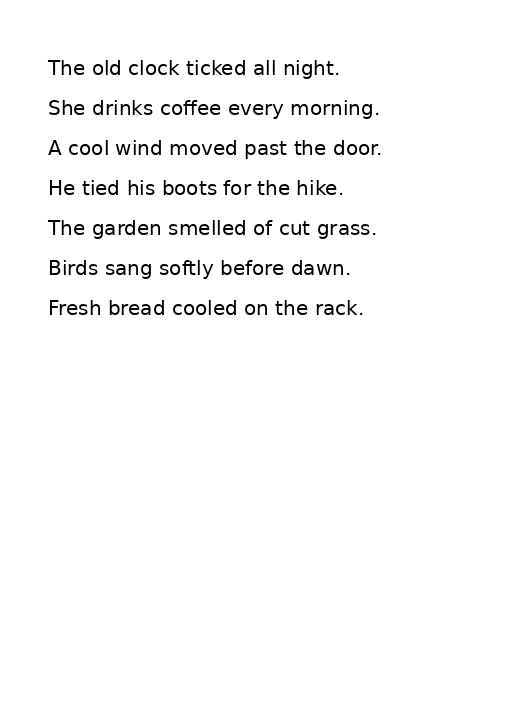
#> input picture corpus/pages/page_01.pgm, 512 x 720 px
$ python gen_skew_fixtures.py
#> lines starting #> are read from the running program, lines starting #| are printed output that depends on the picture
#!/usr/bin/env python3
"""Deterministic generator for `corpus/quality/skew_*.pgm` — the ROTATED
fixtures the D4 (`pixFindSkewSweepAndSearchScorePivot`) / D6
(`pixDeskewGeneral`) / D7 (`pixDeskewBoth`) byte-parity harness needs.

## Why D4/D6/D7 need MULTIPLE fixtures, not just parameter variation

D5 (`pixRotateAMGray`) is a rotation that takes an explicit angle argument, so
its own harness (`run_skew_parity.sh`) densely sweeps that argument on ONE
source page and catches the f32/f64 precision trap that way.

D4 is a DETECTOR: it takes no angle argument at all, it measures whatever
skew is already present in the page. `page_01.pgm` itself has only a tiny
inherent skew (`.claude/plans/deskew-wave-v1.md`'s own falsifier table:
angle=-0.141 degrees, conf=3.36) — barely enough to exercise the search's
interval-halving bisection, which converges almost immediately near zero.
Real coverage of the search/bisection path needs pages with SUBSTANTIALLY
different actual skew magnitudes, which only exists if the pages themselves
are rotated by different known amounts.

## The angles

Exactly the ones the plan document already used for its own manual falsifier
table (`deskew-wave-v1.md` lines 30-41) — this generator turns that one-off
manual demonstration into a committed, reproducible fixture set, closing the
exact gap the falsifiability rule (`CLAUDE.md`) exists to catch: a doc-comment
claim ("verified") that was never backed by a repeatable artifact.

    0.0, +1.5, -2.5, +5.0    (degrees)

## Why PIL, and why generation fidelity is NOT part of the parity chain

The byte-parity SUBJECT here is the DETECTOR (D4) and the deskew COMPOSITIONS
(D6/D7) — not the injection method. Once a rotated `.pgm` is written to disk
and committed, both the C++ oracle and the Rust transcode read the IDENTICAL
bytes; PIL's own resampling kernel never enters the comparison. Using PIL
(already the plan's own documented method, and already a dependency of this
repo's other `corpus/gen/*.py` scripts' toolchain) is therefore no different,
parity-wise, from using a scanner or a camera — it just needs to be
deterministic so the fixture is reproducible byte-for-byte across runs.

`expand=False` (fixed canvas, matching `page_01.pgm`'s own 512x720) with
`fillcolor=255` (white) mirrors `L_BRING_IN_WHITE`, this crate's own grey
convention (white background), and the crop-not-expand behaviour
`rotate_am_gray` itself reproduces from leptonica -- so the fixture's own
off-canvas fill matches what the detector's internal binarization + the
compositions' own rotation will assume elsewhere in the pipeline.

Determinism: `Image.rotate` with fixed inputs and no RNG is deterministic
across runs on the same Pillow version; each write reports byte count +
sha256 (same convention as every other `corpus/gen/*.py` script).

Usage:
    python3 gen_skew_fixtures.py [outdir]
"""

from __future__ import annotations

import hashlib
import sys
from pathlib import Path

from PIL import Image

SOURCE_PAGE = "page_01.pgm"

# Degrees. Matches deskew-wave-v1.md's own falsifier table exactly (0.0 is
# skipped as a separate fixture -- page_01.pgm itself already IS the angle=0
# case and is already committed; regenerating it here would be a byte-for-
# byte-different but semantically redundant copy).
ANGLES = (1.5, -2.5, 5.0)


def write_confirmed(path: Path, data: bytes) -> None:
    path.write_bytes(data)
    print(f"wrote {path}  bytes={len(data)}  sha256={hashlib.sha256(data).hexdigest()}")


def tag_for(angle: float) -> str:
    # e.g. 1.5 -> "p015", -2.5 -> "m025", 5.0 -> "p050" -- sign + 3-digit
    # tenths-of-a-degree, sortable and collision-free for this angle set.
    sign = "p" if angle >= 0 else "m"
    return f"{sign}{round(abs(angle) * 10):03d}"


def main() -> None:
    outdir = (
        Path(sys.argv[1])
        if len(sys.argv) > 1
        else Path(__file__).resolve().parent.parent / "quality"
    )
    outdir.mkdir(parents=True, exist_ok=True)

    source_path = Path(__file__).resolve().parent.parent / "pages" / SOURCE_PAGE
    src = Image.open(source_path)
#> src is the input picture: PIL image 512x720 L; min 0, max 255, mean 248.7
    assert src.mode == "L", f"expected 8bpp grey, got {src.mode}"
    w, h = src.size
#> w = 512; h = 720

    for angle in ANGLES:
        # PIL's rotate is counter-clockwise for positive angles; sign
        # convention is not asserted here (that is the DETECTOR's job to
        # measure and the harness's job to check against expectation) -- this
        # generator only needs to produce SOME real, known, non-trivial
        # rotation, deterministically.
        rotated = src.rotate(angle, resample=Image.BILINEAR, expand=False, fillcolor=255)
        assert rotated.size == (w, h), "expand=False must preserve the canvas size"
        pgm = b"P5\n%d %d\n255\n" % (w, h) + rotated.tobytes()
        tag = tag_for(angle)
        write_confirmed(outdir / f"skew_{tag}.pgm", pgm)
#> this loop made 3 passes
#> pass 1, in main, `rotated = src.rotate(angle, resample=Image.BILINEAR, expand=False, fil..`:
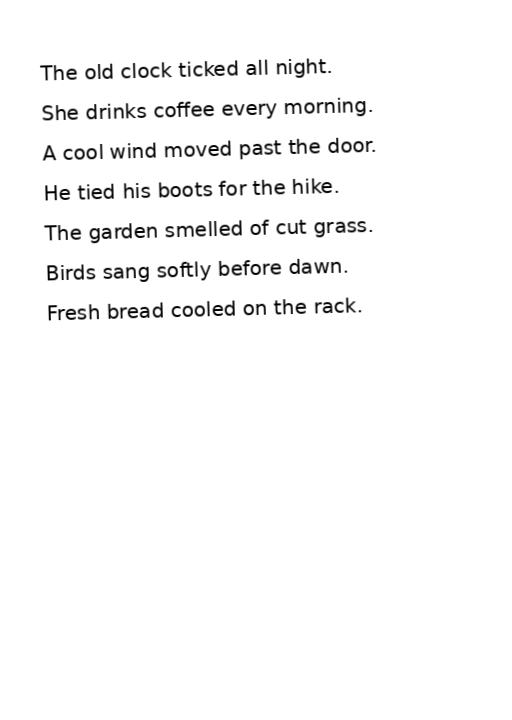
#> rotated: PIL image 512x720 L; min 0, max 255, mean 248.7
#> pass 2, in main, `rotated = src.rotate(angle, resample=Image.BILINEAR, expand=False, fil..`:
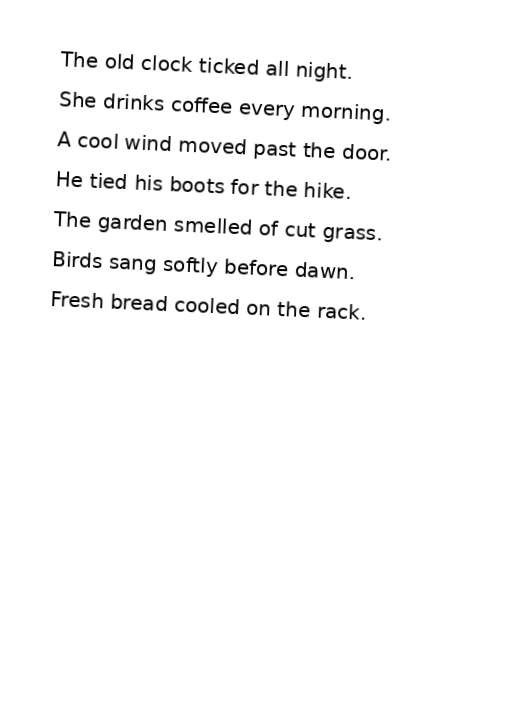
#> rotated: PIL image 512x720 L; min 0, max 255, mean 248.7
#> pass 3, in main, `rotated = src.rotate(angle, resample=Image.BILINEAR, expand=False, fil..`:
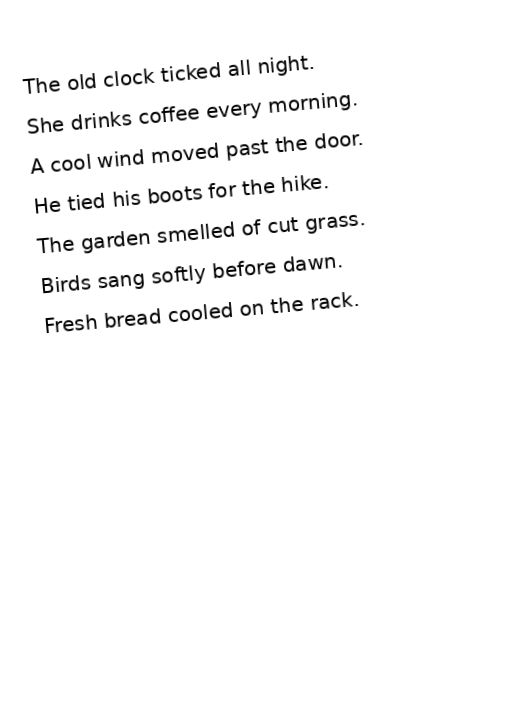
#> rotated: PIL image 512x720 L; min 0, max 255, mean 248.7

    print(f"OK: source={source_path} ({w}x{h}), outdir={outdir}")
#| OK: source=corpus/pages/page_01.pgm (512x720), outdir=corpus/quality


if __name__ == "__main__":
    main()

$ run again, with corpus/pages/page_02.pgm copied over corpus/pages/page_01.pgm
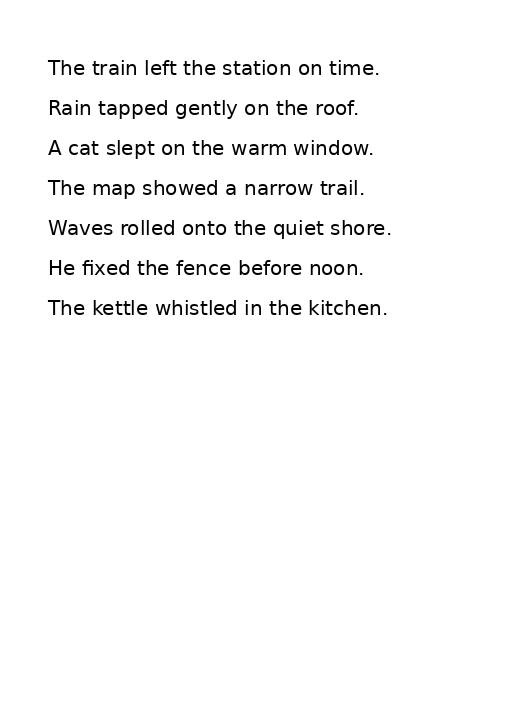
#> input picture corpus/pages/page_02.pgm, 512 x 720 px
#> in main, src is the input picture: PIL image 512x720 L; min 0, max 255, mean 248.5
#> the loop in main, `for angle in ANGLES: # PIL's rotate is counter-clockwise for positive ..` made 3 passes
#> pass 1, in main, `rotated = src.rotate(angle, resample=Image.BILINEAR, expand=False, fil..`:
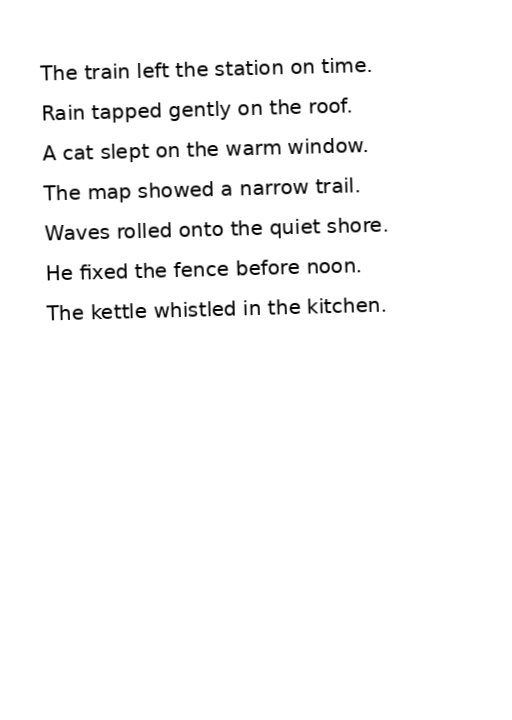
#> rotated: PIL image 512x720 L; min 0, max 255, mean 248.5
#> pass 3, in main, `rotated = src.rotate(angle, resample=Image.BILINEAR, expand=False, fil..`:
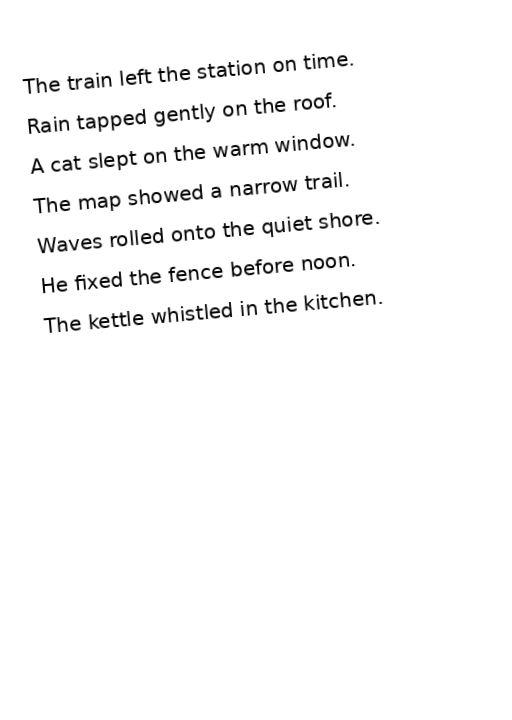
#> rotated: PIL image 512x720 L; min 0, max 255, mean 248.5
#| OK: source=corpus/pages/page_01.pgm (512x720), outdir=corpus/quality

$ run again, with corpus/pages/page_03.pgm copied over corpus/pages/page_01.pgm
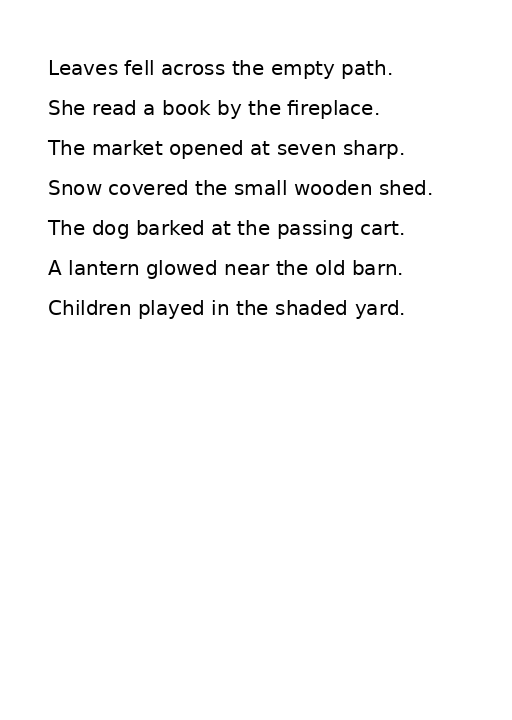
#> input picture corpus/pages/page_03.pgm, 512 x 720 px
#> in main, src is the input picture: PIL image 512x720 L; min 0, max 255, mean 247.8
#> the loop in main, `for angle in ANGLES: # PIL's rotate is counter-clockwise for positive ..` made 3 passes
#> pass 1, in main, `rotated = src.rotate(angle, resample=Image.BILINEAR, expand=False, fil..`:
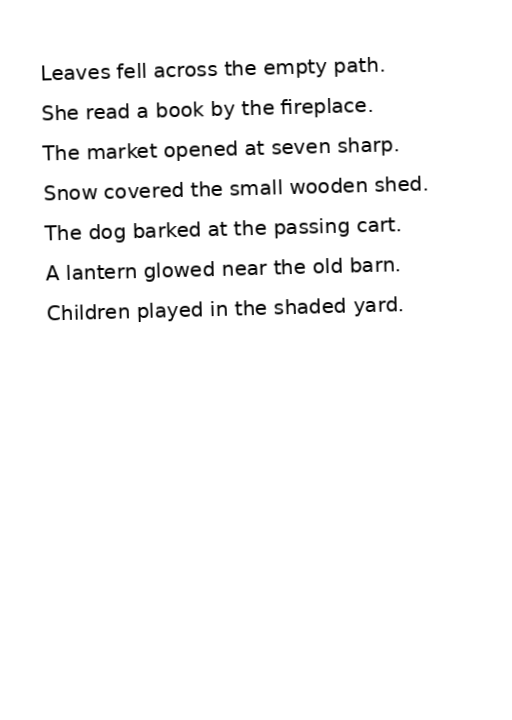
#> rotated: PIL image 512x720 L; min 0, max 255, mean 247.8
#> pass 3, in main, `rotated = src.rotate(angle, resample=Image.BILINEAR, expand=False, fil..`:
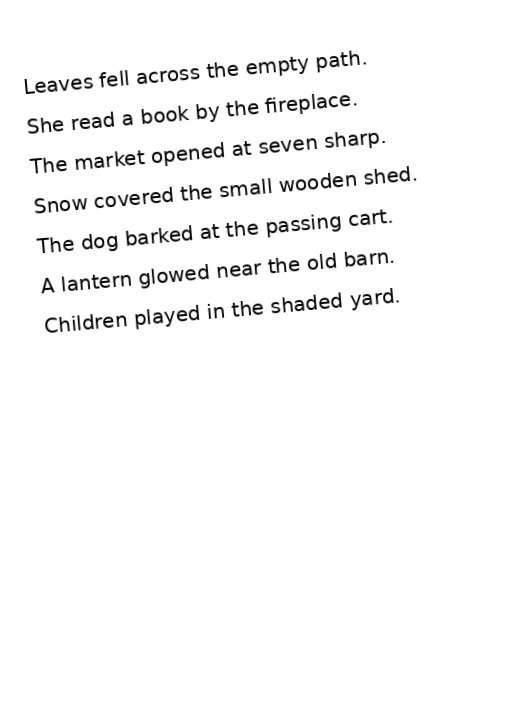
#> rotated: PIL image 512x720 L; min 0, max 255, mean 247.8
#| OK: source=corpus/pages/page_01.pgm (512x720), outdir=corpus/quality
